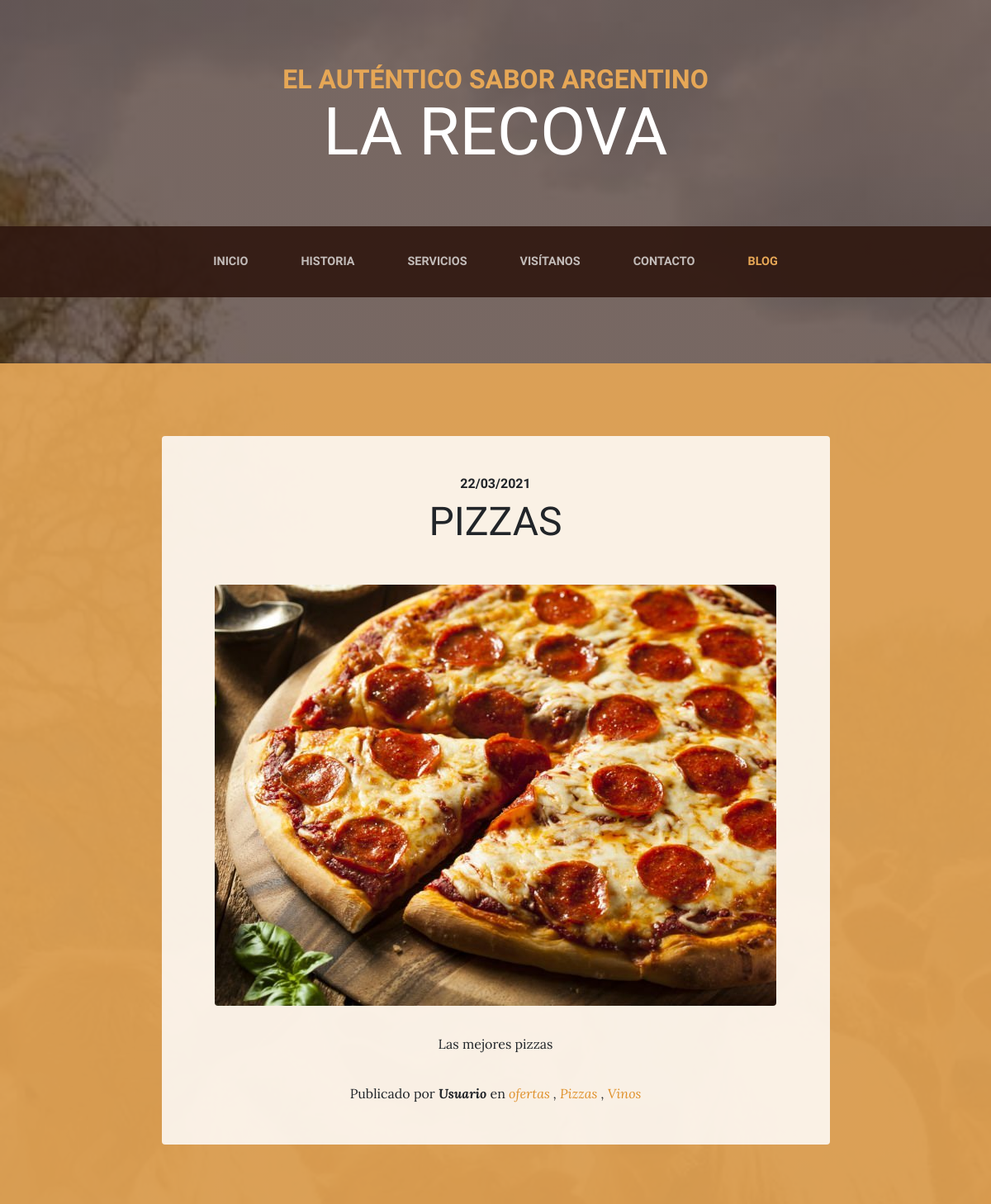
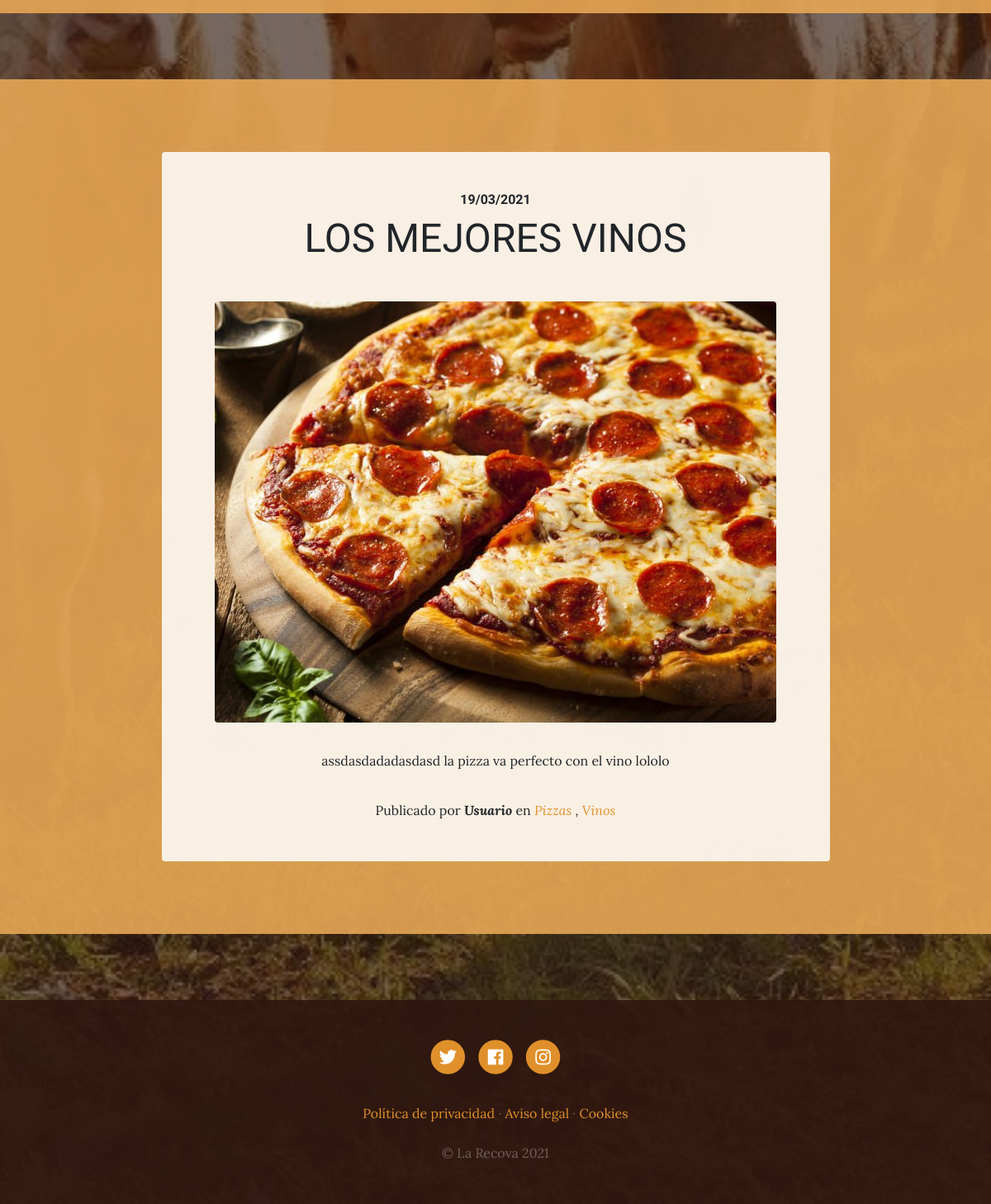
Screenshot of /blog/category/2 with the database file from the repository (2 pictures, top to bottom).
### blog/models.py (models this page shows, shortened)
class Post(models.Model):
    title = models.CharField(max_length=200, verbose_name="Titulo")
    content = models.TextField(verbose_name = "Contenido")
    image = models.ImageField( verbose_name = "Imagén", upload_to="blog", null=True, blank=True)
    published = models.DateTimeField(verbose_name="Fecha de Publicacion", default=now)
    author = models.ForeignKey(User, verbose_name="Autor", on_delete=models.CASCADE)
    categories = models.ManyToManyField(Category, verbose_name="Categorias", related_name='get_posts')
    created = models.DateTimeField( auto_now_add=True,  verbose_name = "Fecha de Creacion")
    updated =  models.DateTimeField( auto_now =True,  verbose_name = "Fecha de Actualización")
    class Meta:
            verbose_name = "Blog"
            verbose_name_plural = "Blogs"
            ordering  = ['-created']

class Category(models.Model):
    name = models.CharField(max_length=100, verbose_name="Nombre")
    created = models.DateTimeField( auto_now_add=True,  verbose_name = "Fecha de Creacion")
    updated =  models.DateTimeField( auto_now =True,  verbose_name = "Fecha de Actualización")
    class Meta:
            verbose_name = "Categoria"
            verbose_name_plural = "Categorias"
            ordering  = ['-created']

### blog/views.py (the view)
# urls.py: path('category/<int:category_id>', blog_views.category, name='category'),
def category(request, category_id):
    category = Category.objects.get(id=category_id)
    return render(request, 'blog/category.html', {"category": category})

### blog/templates/blog/category.html (shortened to what this page needs)
{% extends 'core/base.html' %}
  {% block content %} {% load static %}
  {% for blog in category.get_posts.all %}
<section class="page-section cta">
	<div class="container">
		<div class="row">
			<div class="col-xl-9 mx-auto">
				<div class="cta-innerv text-center rounded">
					<h2 class="section-heading mb-5">
						<span class="section-heading-upper">{{blog.published|date:"d/m/Y"}}</span>
						<span class="section-heading-lower">{{blog.title}}</span>
					</h2>
					<p class="mb-0">
						<img class="mx-auto d-flex rounded img-fluid mb-3 mb-lg-0" src="{{blog.image.url}}" alt="" />
					</p>
					<p class="mb-0 mbt">{{blog.content}}</p>
					<p class="mb-0 mbt">
						<span class="section-heading-under"
							>Publicado por <em><b>{{blog.author}}</b></em> en
							<em>
								{% for category in blog.categories.all %}
								<a href="{% url 'category' category.id %}" class="link">{{category.name}}</a>
								{% if not forloop.last %}
									,
									{% endif %}
								{% endfor %}
							</em></span
						>
					</p>
				</div>
			</div>
		</div>
	</div>
</section>
{% endfor %}
{% endblock %}

### core/templates/core/base.html (shortened to what this page needs)
<!DOCTYPE html>
<html lang="es">
	<head>
		{%load static %}
		<link
			rel="stylesheet"
			href="https://stackpath.bootstrapcdn.com/bootstrap/4.1.1/css/bootstrap.min.css"
		/>
		<link
			rel="stylesheet"
			href="https://use.fontawesome.com/releases/v5.0.13/css/all.css"
		/>
		<link href="{% static 'core/css/business-casual.css' %}" rel="stylesheet" />
	</head>
	<body>
		<h1 class="site-heading text-center text-white d-none d-lg-block">
			<span class="site-heading-upper text-primary mb-3">El auténtico sabor argentino</span>
			<span class="site-heading-lower">La Recova</span>
		</h1>
		<nav class="navbar navbar-expand-lg navbar-dark py-lg-4" id="mainNav">
			<div class="container">
				<div class="collapse navbar-collapse" id="navbarResponsive">
					<ul class="navbar-nav mx-auto">
						<li class="nav-item px-lg-4 {% if request.path == '/' %} active {% endif %}">
							<a class="nav-link text-uppercase text-expanded" href="{% url 'home' %}">Inicio</a>
						</li>
						<li class="nav-item px-lg-4 {% if request.path == '/history/' %} active {% endif %}">
							<a class="nav-link text-uppercase text-expanded" href="{% url 'history' %}">Historia</a>
						</li>
						<li class="nav-item px-lg-4 {% if request.path == '/services/' %} active {% endif %}">
							<a class="nav-link text-uppercase text-expanded" href="{% url 'services' %}">Servicios</a>
						</li>
						<li class="nav-item px-lg-4 {% if request.path == '/store/' %} active {% endif %}">
							<a class="nav-link text-uppercase text-expanded" href="{% url 'store' %}">Visítanos</a>
						</li>
						<li class="nav-item px-lg-4 {% if request.path == '/contact/' %} active {% endif %}">
							<a class="nav-link text-uppercase text-expanded" href="{% url 'contact' %}">Contacto</a>
						</li>
						<li class="nav-item px-lg-4 {% if request.path|slice:'6' == '/blog/' %} active {% endif %}">
							<a class="nav-link text-uppercase text-expanded" href="{% url 'blog' %}">Blog</a>
						</li>
					</ul>
				</div>
			</div>
		</nav>
		{% block content %}{% endblock %}
		<footer class="footer text-faded text-center py-5">
			<div class="container">
				<p class="m-0">
					<a href="#" class="link">
						<span class="fa-stack fa-lg">
							<i class="fa fa-circle fa-stack-2x"></i>
							<i class="fab fa-twitter fa-stack-1x fa-inverse"></i>
						</span>
					</a>
					<a href="#" class="link">
						<span class="fa-stack fa-lg">
							<i class="fa fa-circle fa-stack-2x"></i>
							<i class="fab fa-facebook fa-stack-1x fa-inverse"></i>
						</span>
					</a>
					<a href="#" class="link">
						<span class="fa-stack fa-lg">
							<i class="fa fa-circle fa-stack-2x"></i>
							<i class="fab fa-instagram fa-stack-1x fa-inverse"></i>
						</span>
					</a>
				</p>
				<p class="m-0 mbt">
					<a href="sample.html" class="link">Política de privacidad</a> ·
					<a href="sample.html" class="link">Aviso legal</a> ·
					<a href="sample.html" class="link">Cookies</a>
				</p>
				<p class="m-0 mbt1">&copy; La Recova 2021</p>
			</div>
		</footer>
	</body>
</html>

### core/static/core/css/business-casual.css (style rules this page uses)
body { font-family: "Lora"; background: linear-gradient(rgba(47, 23, 15, 0.65), rgba(47, 23, 15, 0.65)), url("../img/bg.jpeg"); background-attachment: fixed; background-position: center; background-size: cover; }
h1, h2, h3, h4, h5, h6 { font-family: "Raleway"; }
p { line-height: 1.75; }
.text-faded { color: rgba(255, 255, 255, 0.3); }
.site-heading { margin-top: 5rem; margin-bottom: 5rem; text-transform: uppercase; line-height: 1; font-family: "Raleway"; }
.site-heading .site-heading-upper { display: block; font-size: 2rem; font-weight: 800; }
.site-heading .site-heading-lower { font-size: 5rem; font-weight: 100; line-height: 4rem; }
.page-section { margin-top: 5rem; margin-bottom: 5rem; }
.section-heading { text-transform: uppercase; }
.section-heading .section-heading-upper { display: block; font-size: 1rem; font-weight: 800; padding-bottom: 0.5rem; }
.section-heading .section-heading-lower { display: block; font-size: 3rem; font-weight: 100; }
#mainNav { background-color: rgba(47, 23, 15, 0.9); font-family: "Raleway"; }
#mainNav .navbar-nav .nav-item .nav-link { color: rgba(255, 255, 255, 0.7); font-weight: 800; }
#mainNav .navbar-nav .nav-item.active .nav-link { color: #e6a756; }
@media (min-width: 992px) { #mainNav .navbar-nav .nav-item .nav-link { font-size: 0.9rem; } }
.cta { padding-top: 5rem; padding-bottom: 5rem; background-color: rgba(230, 167, 86, 0.9); }
.cta .cta-innerv { position: relative; padding: 3rem; margin: 0.5rem; background-color: rgba(255, 255, 255, 0.85); }
.footer { background-color: rgba(47, 23, 15, 0.9); }
.text-primary { color: #e6a756 !important; }
.mbt { padding-top: 2rem; }
.mbt1 { padding-top: 1.25rem; }
a.link { color: #df902a; }

### rows the page displays
Post: published "22/03/2021", title "PIZZAS", image (picture), content "Las mejores pizzas", author "Usuario"
Category: name "ofertas"
Category: name "Pizzas"
Category: name "Vinos"
Post: published "19/03/2021", title "LOS MEJORES VINOS", image (picture), content "assdasdadadasdasd la pizza va perfecto con el vino lololo", author "Usuario"
